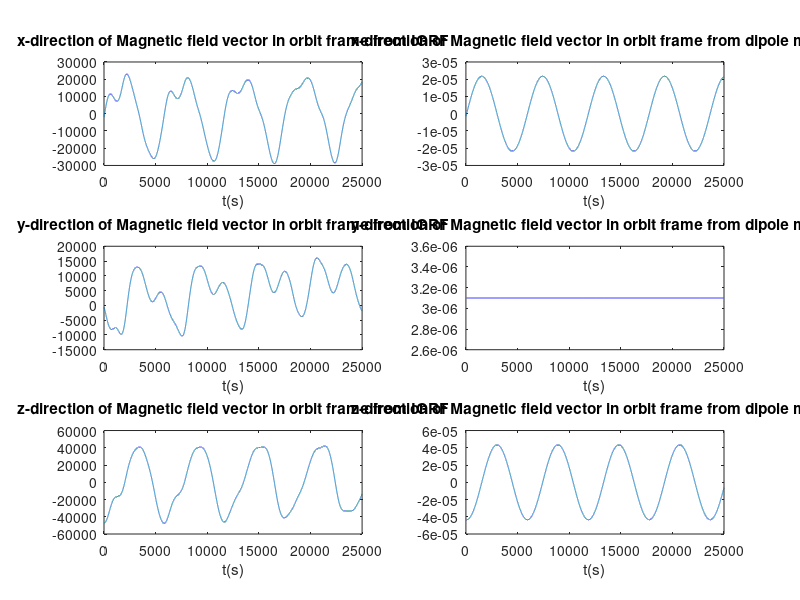
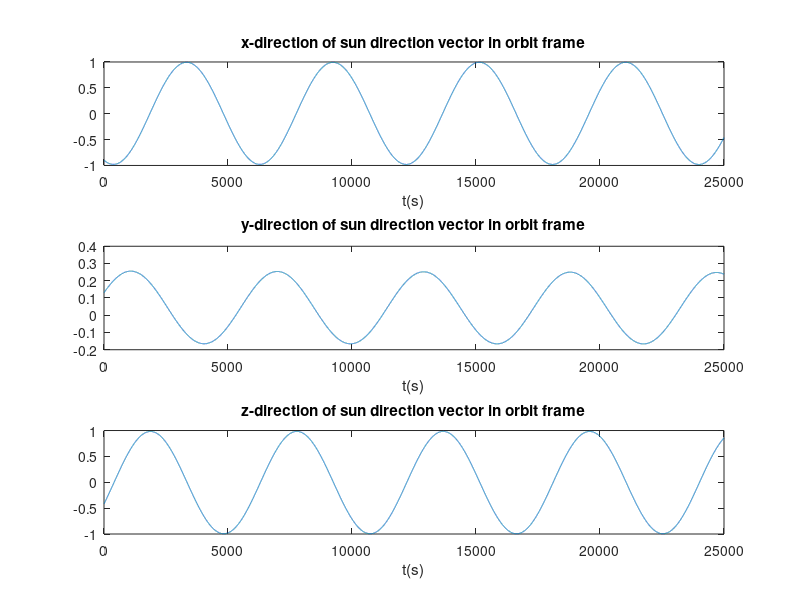
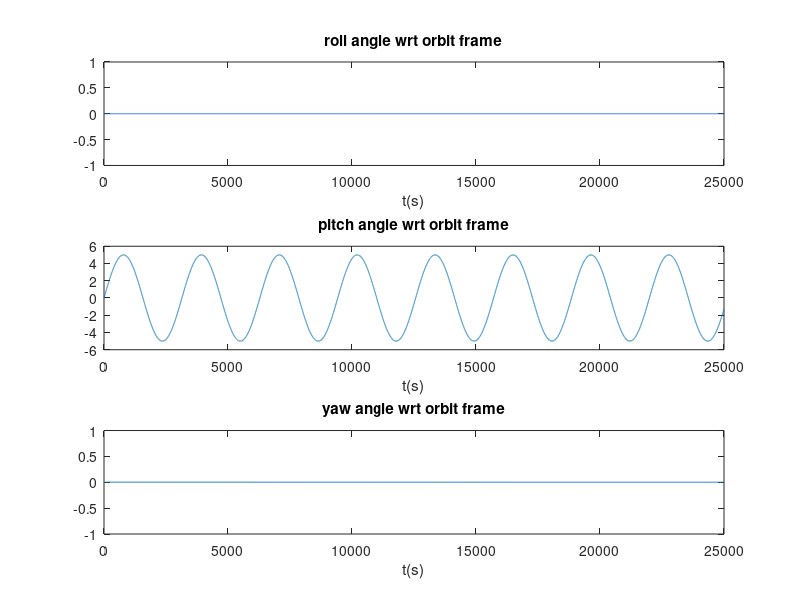

The MATLAB source for these figures, in order: (Note: this script raises an error after producing the figures.)
clc
clear
close all
load hw2_data.mat;

%% Q1

%from IGRF outout

O1=zeros(3,25000);
O2=zeros(3,25000);
O3=zeros(3,25000);
B=zeros(3,25000);
A_oi=zeros(3,3,25000);
mag_orb=zeros(3,25000);
mdm_e=7.71*10^15; %The magnetic dipole moment of the Earth
inc= deg2rad(98.1245); %[rad] inclination
dist=7056198.5; %[m] distance
mu=3.986004418*10^14;
om_0=sqrt(mu/dist^3);
om_e=7.29*10^-5; %[rad/sec] the spin rate of the earth
time=1:25000;


for i=1:25000
    O3(:,i)=-pos_eci(:,i)/norm(pos_eci(:,i));
    O2(:,i)=(cross(-pos_eci(:,i),vel_eci(:,i)))/norm(cross(-pos_eci(:,i),vel_eci(:,i)));
    O1(:,i)=cross(O2(:,i),O3(:,i));
    A_oi(:,:,i)=[O1(:,i),O2(:,i),O3(:,i)];
    mag_orb(:,i)=A_oi(:,:,i)*mag_eci(:,i);
end

%from dipole moment
delay = 4360;
for step=1:25000
    t = step + delay;
    B(1,step)=(mdm_e/dist^3)*(cos(om_0*t)*(cos(eps)*sin(inc)-sin(eps)*cos(inc)*...
        cos(om_e*t))-sin(om_0*t)*sin(eps)*sin(om_e*t));
    B(2,step)=-(mdm_e/dist^3)*(cos(eps)*cos(inc)+sin(eps)*sin(inc)*cos(om_e*t));
    B(3,step)=(2*mdm_e/dist^3)*(sin(om_0*t)*(cos(eps)*sin(inc)-sin(eps)*cos(inc)*...
        cos(om_e*t))-2*sin(om_0*t)*sin(eps)*sin(om_e*t));
end


figure;
subplot(3,2,1);
plot(time,mag_orb(1,:));
title("x-direction of Magnetic field vector in orbit frame from IGRF");
xlabel("t(s)");
subplot(3,2,3);
plot(time,mag_orb(2,:));
title("y-direction of Magnetic field vector in orbit frame from IGRF");
xlabel("t(s)");
subplot(3,2,5);
plot(time,mag_orb(3,:));
title("z-direction of Magnetic field vector in orbit frame from IGRF");
xlabel("t(s)");


subplot(3,2,2);
plot(time,B(1,:));
title("x-direction of Magnetic field vector in orbit frame from dipole model");
xlabel("t(s)");
subplot(3,2,4);
plot(time,B(2,:));
title("y-direction of Magnetic field vector in orbit frame from dipole model");
xlabel("t(s)");
subplot(3,2,6);
plot(time,B(3,:));
title("z-direction of Magnetic field vector in orbit frame from dipole model");
xlabel("t(s)");


%%

%% Q2

for s=1:25000
    sun_orb(:,s)=A_oi(:,:,s)*sun_eci(:,s);
end
figure;
subplot(3,1,1);
plot(time,sun_orb(1,:));
title("x-direction of sun direction vector in orbit frame");
xlabel("t(s)");
subplot(3,1,2);
plot(time,sun_orb(2,:));
title("y-direction of sun direction vector in orbit frame");
xlabel("t(s)");
subplot(3,1,3);
plot(time,sun_orb(3,:));
title("z-direction of sun direction vector in orbit frame");
xlabel("t(s)");

%%

%% Q3

E=zeros(3,25000); %roll,pitch,yaw
E(2,:)=5*sin(time(:)/500);

figure;
subplot(3,1,1);
plot(time,E(1,:));
title("roll angle wrt orbit frame");
xlabel("t(s)");
subplot(3,1,2);
plot(time,E(2,:));
title("pitch angle wrt orbit frame");
xlabel("t(s)");
subplot(3,1,3);
plot(time,E(3,:));
title("yaw angle wrt orbit frame");
xlabel("t(s)");

%%

%% Q4

E_1=transpose(E);
A_os=zeros(3,3,25000);

for e=1:25000
    A_os(:,:,e)=angle2dcm(E_1(e,1),E_1(e,2),E_1(e,3));
    %for magnetometer
    mag_body(:,e)=A_os(:,:,e)*mag_orb(:,e) + randn(3,1)*300;
    %for sun sensor
    sun_body(:,e)=A_os(:,:,e)*sun_orb(:,e) + randn(3,1)*0.02;
end

figure;
subplot(3,2,1);
plot(time,mag_body(1,:));
title("x-direction of Magnetic field vector in body frame with noise");
xlabel("t(s)");
subplot(3,2,3);
plot(time,mag_body(2,:));
title("y-direction of Magnetic field vector in body frame with noise");
xlabel("t(s)");
subplot(3,2,5);
plot(time,mag_body(3,:));
title("z-direction of Magnetic field vector in body frame with noise");
xlabel("t(s)");


subplot(3,2,2);
plot(time,sun_body(1,:));
title("x-direction of sun direction vector in body frame with noise");
xlabel("t(s)");
subplot(3,2,4);
plot(time,sun_body(2,:));
title("y-direction of sun direction vector in body frame with noise");
xlabel("t(s)");
subplot(3,2,6);
plot(time,sun_body(3,:));
title("z-direction of sun direction vector in body frame with noise");
xlabel("t(s)");


%%

%% Q5

%%